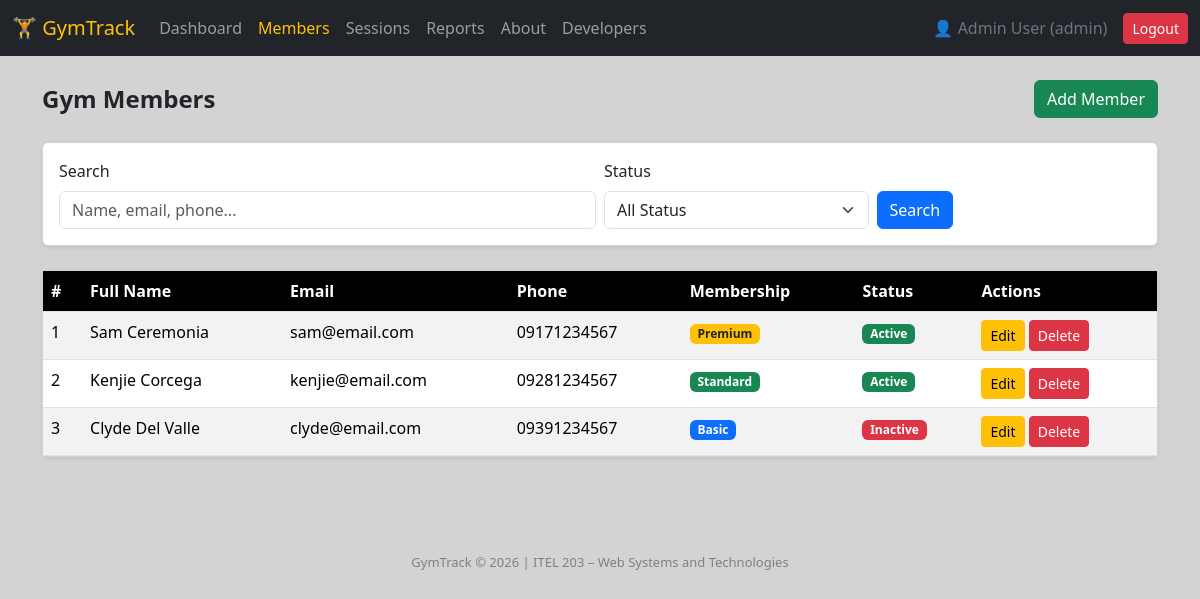
/members.php (signed in), run on the app's committed database.
### tables this page shows
CREATE TABLE members (
    id INT AUTO_INCREMENT PRIMARY KEY,
    full_name VARCHAR(150) NOT NULL,
    email VARCHAR(100),
    phone VARCHAR(20),
    address TEXT,
    membership_type ENUM('Basic', 'Standard', 'Premium') DEFAULT 'Basic',
    status ENUM('Active', 'Inactive', 'Suspended') DEFAULT 'Active',
    created_at TIMESTAMP DEFAULT CURRENT_TIMESTAMP
);

### classes/Database.php (called while the page is built, shortened)
<?php
class Database {
    private $connection;
    public function __construct(){
        $this->connection = mysqli_connect("sql100.infinityfree.com", "if0_41715287", "pSDF3Um3lTc", "if0_41715287_db_gymtrack");
    }
    public function getConnection(){
        return $this->connection;
    }
}
?>

### init.php (called while the page is built, shortened)
<?php
require_once 'classes/Database.php';
require_once 'classes/Member.php';
$database = new Database();
$memberObj  = new Member($database);
?>

### classes/Member.php (called while the page is built, shortened)
<?php
class Member {
    private $conn;
    public function __construct($db){
        $this->conn = $db->getConnection();
    }
    public function getAll($search = '', $status = ''){
        $where = "WHERE 1=1";
        $query = "SELECT * FROM members $where ORDER BY created_at DESC";
        return mysqli_query($this->conn, $query);
    }
}
?>

### members.php (the view, shortened to what this page needs)
<?php
require_once 'init.php';
$search = '';
$filterStatus = '';
$members = $memberObj->getAll($search, $filterStatus);
?>
<?php include 'head.php'; ?>
<?php include 'navbar.php'; ?>
<div class="container py-4">
    <div class="d-flex justify-content-between align-items-center mb-4">
        <h4 class="fw-bold mb-0">Gym Members</h4>
        <a href="member_create.php" class="btn btn-success">Add Member</a>
    </div>
    <form method="GET" class="card card-body shadow-sm mb-4">
        <div class="row g-2">
            <div class="col-md-6">
                <label class="form-label">Search</label>
                <input type="text" name="q" class="form-control" placeholder="Name, email, phone..." value="<?= $search ?>">
            </div>
            <div class="col-md-3">
                <label class="form-label">Status</label>
                <select name="status" class="form-select">
                    <option value="">All Status</option>
                </select>
            </div>
            <div class="col-md-3">
                <label class="form-label">&nbsp;</label><br>
                <button type="submit" class="btn btn-primary">Search</button>
            </div>
        </div>
    </form>
    <div class="card shadow-sm">
        <div class="card-body p-0">
            <?php if(mysqli_num_rows($members) > 0): ?>
            <div class="table-responsive">
                <table class="table table-hover table-striped mb-0">
                    <thead>
                        <tr>
                            <th>#</th>
                            <th>Full Name</th>
                            <th>Email</th>
                            <th>Phone</th>
                            <th>Membership</th>
                            <th>Status</th>
                            <th>Actions</th>
                        </tr>
                    </thead>
                    <tbody>
                    <?php while($row = mysqli_fetch_assoc($members)): ?>
                    <tr>
                        <td><?= $row['id'] ?></td>
                        <td><?= $row['full_name'] ?></td>
                        <td><?= $row['email'] ?></td>
                        <td><?= $row['phone'] ?></td>
                        <td>
                            <?php
                            if($row['membership_type'] == 'Basic'){
                                echo "<span class='badge bg-primary'>Basic</span>";
                            } else if($row['membership_type'] == 'Standard'){
                                echo "<span class='badge bg-success'>Standard</span>";
                            } else {
                                echo "<span class='badge bg-warning text-dark'>Premium</span>";
                            }
                            ?>
                        </td>
                        <td>
                            <?php
                            if($row['status'] == 'Active'){
                                echo "<span class='badge bg-success'>Active</span>";
                            } else if($row['status'] == 'Inactive'){
                                echo "<span class='badge bg-danger'>Inactive</span>";
                            } else {
                                echo "<span class='badge bg-warning text-dark'>Suspended</span>";
                            }
                            ?>
                        </td>
                        <td>
                            <a href="member_edit.php?id=<?= $row['id'] ?>" class="btn btn-sm btn-warning">Edit</a>
                            <a href="member_delete.php?id=<?= $row['id'] ?>" class="btn btn-sm btn-danger"
                               onclick="return confirm('Delete this member?')">Delete</a>
                        </td>
                    </tr>
                    <?php endwhile; ?>
                    </tbody>
                </table>
            </div>
            <?php else: ?>
            <div class="text-center py-5 text-muted">
                <p>No members found. <a href="member_create.php">Add one!</a></p>
            </div>
            <?php endif; ?>
        </div>
    </div>
</div>
<?php include 'footer.php'; ?>

### head.php (style rules this page uses)
body { background-color: lightgray; }
.table thead th { background-color: black; color: white; }

### data on the page
members: id "1", full_name "Sam Ceremonia", email "sam@email.com", phone "09171234567", membership_type "Premium", status "Active"
members: id "2", full_name "Kenjie Corcega", email "kenjie@email.com", phone "09281234567", membership_type "Standard", status "Active"
members: id "3", full_name "Clyde Del Valle", email "clyde@email.com", phone "09391234567", membership_type "Basic", status "Inactive"

### other printed values
$_SESSION['user_name'] "Admin User"
$_SESSION['user_role'] "admin"
